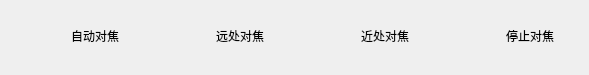
    <widget class="QWidget" name="focus_btn_page">
     <widget class="QWidget" name="auto_focus_tool_widget" native="true">
      <property name="geometry">
       <rect>
        <x>45</x>
        <y>5</y>
        <width>100</width>
        <height>61</height>
       </rect>
      </property>
      <property name="font">
       <font>
        <family>微软雅黑</family>
       </font>
      </property>
      <property name="styleSheet">
       <string notr="true">#auto_focus_tool{
background-color: rgba(0, 0, 255, 40);
background:transparent;
border-width:0;
border-style:outset;
border-image: url(:/img/btn/tool_click2.png);
}
</string>
      </property>
      <widget class="QToolButton" name="auto_focus_tool">
       <property name="geometry">
        <rect>
         <x>0</x>
         <y>0</y>
         <width>100</width>
         <height>61</height>
        </rect>
       </property>
       <property name="sizePolicy">
        <sizepolicy hsizetype="Fixed" vsizetype="Maximum">
         <horstretch>0</horstretch>
         <verstretch>0</verstretch>
        </sizepolicy>
       </property>
       <property name="font">
        <font>
         <family>微软雅黑</family>
         <pointsize>9</pointsize>
        </font>
       </property>
       <property name="styleSheet">
        <string notr="true"/>
       </property>
       <property name="text">
        <string>自动对焦</string>
       </property>
       <property name="icon">
        <iconset resource="img.qrc">
         <normaloff>:/img/btn/auto_focus_tool.png</normaloff>:/img/btn/auto_focus_tool.png</iconset>
       </property>
       <property name="toolButtonStyle">
        <enum>Qt::ToolButtonTextUnderIcon</enum>
       </property>
       <property name="autoRaise">
        <bool>true</bool>
       </property>
      </widget>
     </widget>
     <widget class="QWidget" name="focus_distance_tool_widget" native="true">
      <property name="geometry">
       <rect>
        <x>190</x>
        <y>5</y>
        <width>100</width>
        <height>61</height>
       </rect>
      </property>
      <property name="styleSheet">
       <string notr="true">#focus_distance_tool_widget{
background-color: rgba(0, 0, 255, 40);
background:transparent;
border-width:0;
border-style:outset;
border-image: url(:/img/btn/tool_click2.png);
}
</string>
      </property>
      <widget class="QToolButton" name="focus_distance_tool">
       <property name="geometry">
        <rect>
         <x>0</x>
         <y>0</y>
         <width>100</width>
         <height>61</height>
        </rect>
       </property>
       <property name="sizePolicy">
        <sizepolicy hsizetype="Fixed" vsizetype="Maximum">
         <horstretch>0</horstretch>
         <verstretch>0</verstretch>
        </sizepolicy>
       </property>
       <property name="font">
        <font>
         <family>微软雅黑</family>
        </font>
       </property>
       <property name="styleSheet">
        <string notr="true"/>
       </property>
       <property name="text">
        <string>远处对焦</string>
       </property>
       <property name="icon">
        <iconset resource="img.qrc">
         <normaloff>:/img/btn/focus_distance_tool.png</normaloff>:/img/btn/focus_distance_tool.png</iconset>
       </property>
       <property name="toolButtonStyle">
        <enum>Qt::ToolButtonTextUnderIcon</enum>
       </property>
       <property name="autoRaise">
        <bool>true</bool>
       </property>
      </widget>
     </widget>
     <widget class="QWidget" name="close_focus_tool_widget" native="true">
      <property name="geometry">
       <rect>
        <x>335</x>
        <y>5</y>
        <width>100</width>
        <height>61</height>
       </rect>
      </property>
      <property name="styleSheet">
       <string notr="true">#close_focus_tool_widget{
background-color: rgba(0, 0, 255, 40);
background:transparent;
border-width:0;
border-style:outset;
border-image: url(:/img/btn/tool_click2.png);
}
</string>
      </property>
      <widget class="QToolButton" name="close_focus_tool">
       <property name="geometry">
        <rect>
         <x>0</x>
         <y>0</y>
         <width>100</width>
         <height>61</height>
        </rect>
       </property>
       <property name="sizePolicy">
        <sizepolicy hsizetype="Fixed" vsizetype="Maximum">
         <horstretch>0</horstretch>
         <verstretch>0</verstretch>
        </sizepolicy>
       </property>
       <property name="font">
        <font>
         <family>微软雅黑</family>
        </font>
       </property>
       <property name="styleSheet">
        <string notr="true"/>
       </property>
       <property name="text">
        <string>近处对焦</string>
       </property>
       <property name="icon">
        <iconset resource="img.qrc">
         <normaloff>:/img/btn/close_focus_tool.png</normaloff>:/img/btn/close_focus_tool.png</iconset>
       </property>
       <property name="toolButtonStyle">
        <enum>Qt::ToolButtonTextUnderIcon</enum>
       </property>
       <property name="autoRaise">
        <bool>true</bool>
       </property>
      </widget>
     </widget>
     <widget class="QWidget" name="stop_focusing_tool_widget" native="true">
      <property name="geometry">
       <rect>
        <x>480</x>
        <y>5</y>
        <width>100</width>
        <height>55</height>
       </rect>
      </property>
      <property name="styleSheet">
       <string notr="true">#stop_focusing_tool_widget{
background-color: rgba(0, 0, 255, 40);
background:transparent;
border-width:0;
border-style:outset;
border-image: url(:/img/btn/tool_click2.png);
}
</string>
      </property>
      <widget class="QToolButton" name="stop_focusing_tool">
       <property name="geometry">
        <rect>
         <x>0</x>
         <y>0</y>
         <width>100</width>
         <height>61</height>
        </rect>
       </property>
       <property name="sizePolicy">
        <sizepolicy hsizetype="Fixed" vsizetype="Maximum">
         <horstretch>0</horstretch>
         <verstretch>0</verstretch>
        </sizepolicy>
       </property>
       <property name="font">
        <font>
         <family>微软雅黑</family>
        </font>
       </property>
       <property name="styleSheet">
        <string notr="true"/>
       </property>
       <property name="text">
        <string>停止对焦</string>
       </property>
       <property name="icon">
        <iconset resource="img.qrc">
         <normaloff>:/img/btn/stop_focusing_tool.png</normaloff>:/img/btn/stop_focusing_tool.png</iconset>
       </property>
       <property name="toolButtonStyle">
        <enum>Qt::ToolButtonTextUnderIcon</enum>
       </property>
       <property name="autoRaise">
        <bool>true</bool>
       </property>
      </widget>
     </widget>
    </widget>
